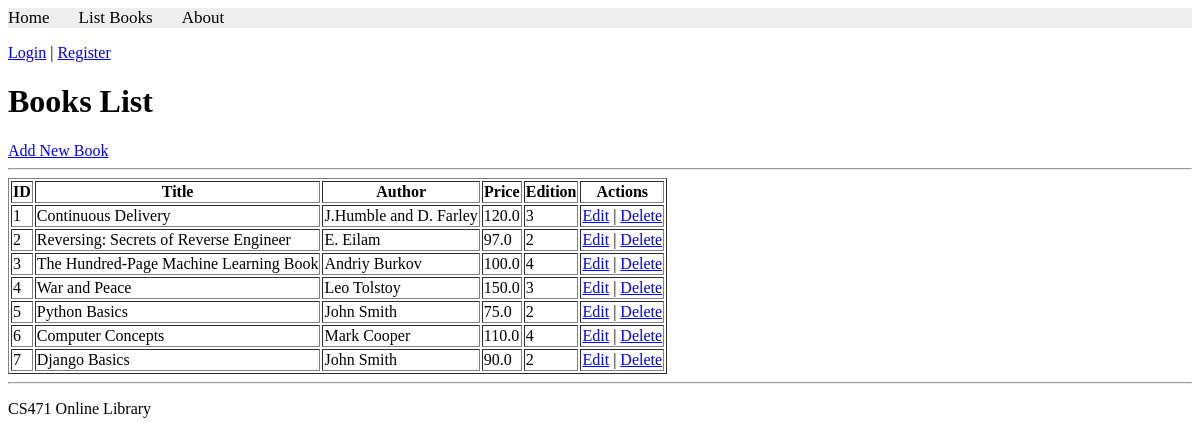
The app's page /books/lab9_part1/listbooks, older data.
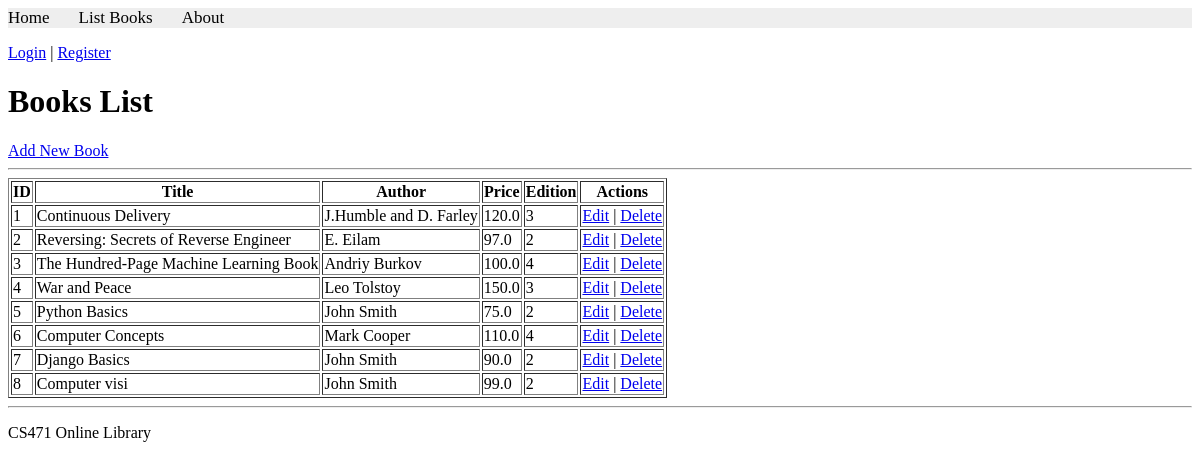
The same page, newer data.
### apps/bookmodule/models.py (models this page shows, shortened)
class Book(models.Model):
    title = models.CharField(max_length=50)
    author = models.CharField(max_length=50)
    price = models.FloatField(default=0.0)
    edition = models.SmallIntegerField(default=1)

### apps/bookmodule/views.py (the view)
# urls.py: path('lab9_part1/listbooks', views.lab10_part1_listbooks, name='books.lab10_part1_listbooks'),
def lab10_part1_listbooks(request):
    books = Book.objects.all()
    return render(
        request,
        'bookmodule/lab10_part1_listbooks.html',
        {'books': books}
    )

### apps/templates/bookmodule/lab10_part1_listbooks.html (shortened to what this page needs)
{% extends "layouts/base.html" %}
{% block content %}
<h1>Books List</h1>
<a href="{% url 'books.lab10_part1_addbook' %}">Add New Book</a>
<hr>
<table border="1">
    <tr>
        <th>ID</th>
        <th>Title</th>
        <th>Author</th>
        <th>Price</th>
        <th>Edition</th>
        <th>Actions</th>
    </tr>
    {% for book in books %}
    <tr>
        <td>{{ book.id }}</td>
        <td>{{ book.title }}</td>
        <td>{{ book.author }}</td>
        <td>{{ book.price }}</td>
        <td>{{ book.edition }}</td>
        <td>
            <a href="{% url 'books.lab10_part1_editbook' book.id %}">Edit</a>
            |
            <a href="{% url 'books.lab10_part1_deletebook' book.id %}">Delete</a>
        </td>
    </tr>
    {% empty %}
    <tr>
        <td colspan="6">No books found.</td>
    </tr>
    {% endfor %}
</table>
{% endblock content %}

### apps/templates/layouts/base.html (shortened to what this page needs)
<!DOCTYPE html>
<html>
{% load static %}
<head>
  <link rel="stylesheet" href="{% static 'styles.css' %}">
  <link rel="stylesheet" href="https://cdnjs.cloudflare.com/ajax/libs/font-awesome/4.7.0/css/font-awesome.min.css">
</head>
<body>
  {% include "includes/header.html" %}
{% if user.is_authenticated %}
    <p>
        Welcome, {{ user.username }} |
        <a href="{% url 'users.logout' %}">Logout</a>
    </p>
{% else %}
    <p>
        <a href="{% url 'users.login' %}">Login</a> |
        <a href="{% url 'users.register' %}">Register</a>
    </p>
{% endif %}
  {% block content %}{% endblock content %}
  {% include "includes/footer.html" %}
</body>
</html>

### apps/templates/includes/header.html
{% with request.resolver_match.url_name as url_name %}
<div class="topnav">
  <a class="{% if url_name == 'books.index' %}active{% endif %}"
     href="{% url 'books.index' %}">Home</a>
  <a class="{% if url_name == 'books.list_books' %}active{% endif %}"
     href="{% url 'books.list_books' %}">List Books</a>
  <a class="{% if url_name == 'books.aboutus' %}active{% endif %}"
     href="{% url 'books.aboutus' %}">About</a>
</div>
{% endwith %}

### apps/templates/includes/footer.html
<hr>
<p>CS471 Online Library</p>

### apps/static/styles.css (style rules this page uses)
.topnav { background-color: #eeeeee; width: 100%; }
.topnav a { color: #000000; text-align: center; margin-right: 25px; text-decoration: none; font-size: 17px; }

Row changes from the older to the newer data that the page shows:
added Book: id "8", title "Computer visi", author "John Smith", price "99.0", edition "2"
